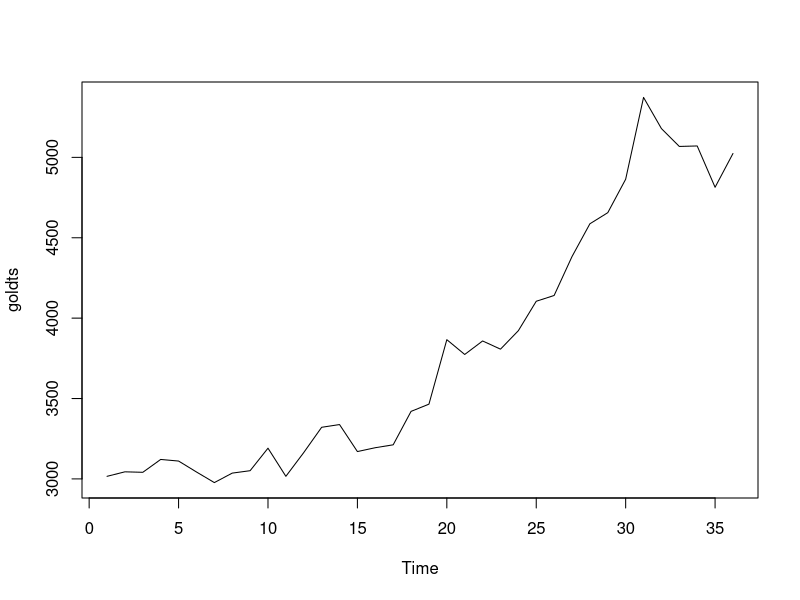
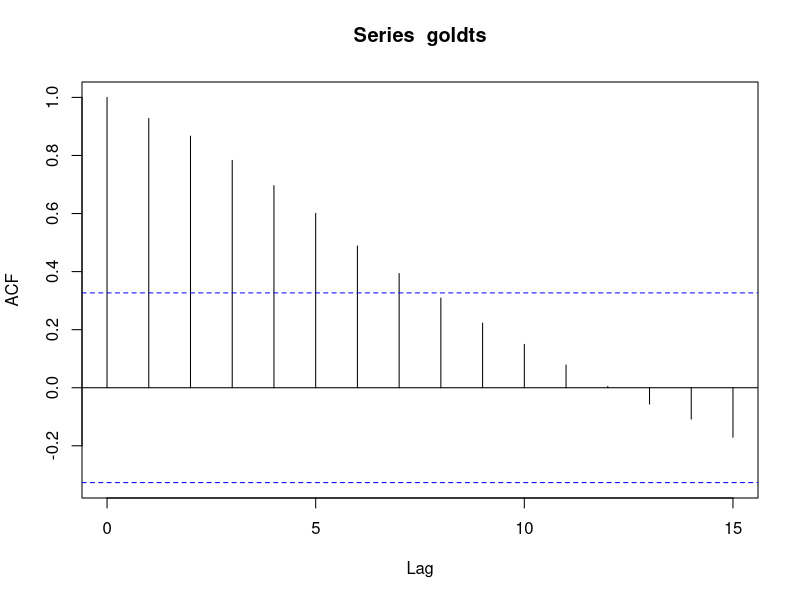
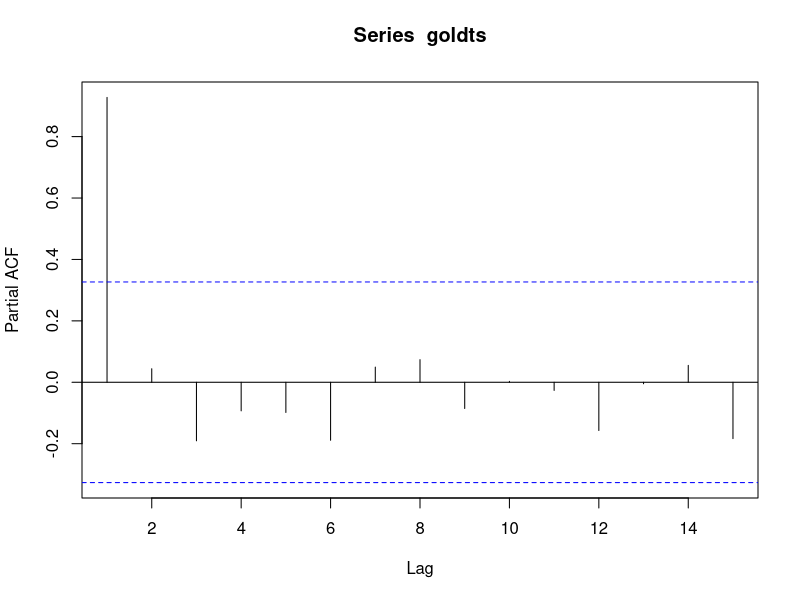
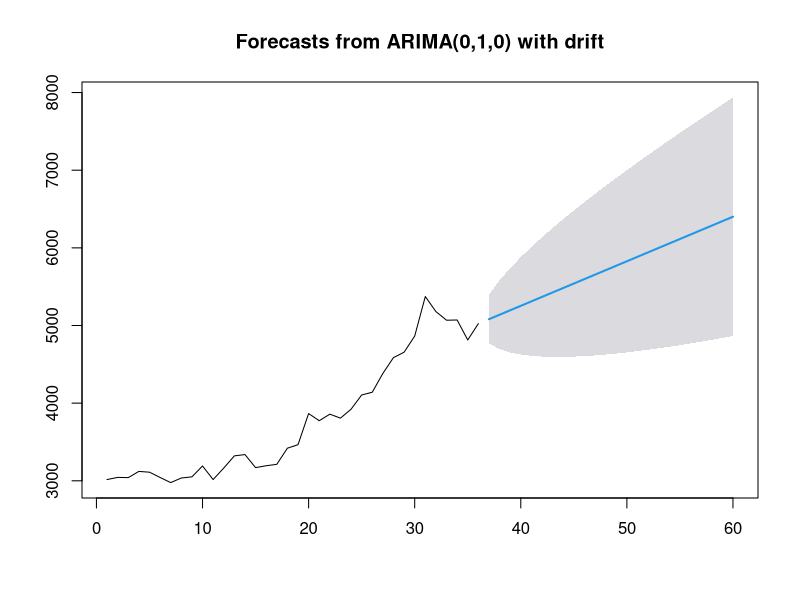

R code for these plots, in order:

# For Gold price

setwd("C:/Users/Abhinav Vijayakumar/Desktop/VIT Academics/Sem 6/Essentials of Data Analytics/LAB/LAB 2")

gold <- read.csv("gold.csv")
library(forecast)
library(tseries)
View(gold)
goldts<-ts(gold$Price, start = min(gold$Month), end = max(gold$Month), frequency = 1)
class(goldts)
plot(goldts)
acf(goldts)
pacf(goldts)
adf.test(goldts) # stationary only if p value <0.05

# To make it stationary, differentiate
goldmodel=auto.arima(goldts, ic='aic', trace = TRUE)
goldf=forecast(goldmodel, level=c(95), h=24)
goldf
plot(goldf)
accuracy(goldmodel)